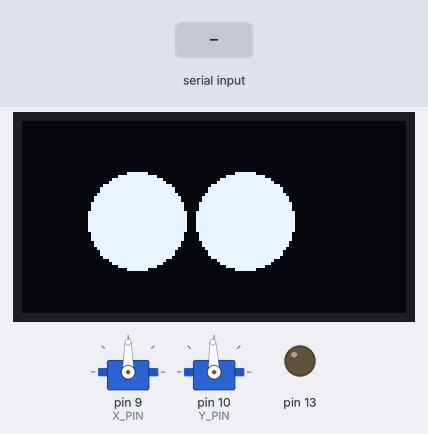
A sketch run on a simulated Arduino Uno, built with avr-gcc and run on an emulated ATmega328P. Parts: 128×64 one-colour display, 2 × servo, output pins drawn as LEDs (lit = HIGH). Inputs (shaded band) come from the test bench. Random numbers use the default seed unless the sketch sets one; what the sketch prints to the serial monitor is not drawn.

Above: at 3.9 s.
4.0 s: "Move:10,-20\n" received over Serial
5.5 s: "Move:10,-20\n" received over Serial
At 6.6 s:
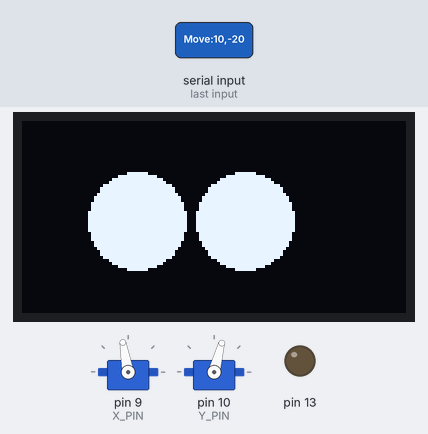
8.5 s: "sleep:1\n" received over Serial
11.5 s: "sleep:150\n" received over Serial
At 17.5 s:
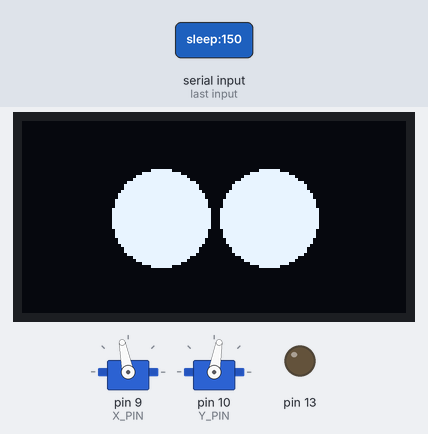
Timing chart, 0 to 18.3 s (numbered marks = the images above; inputs shaded):
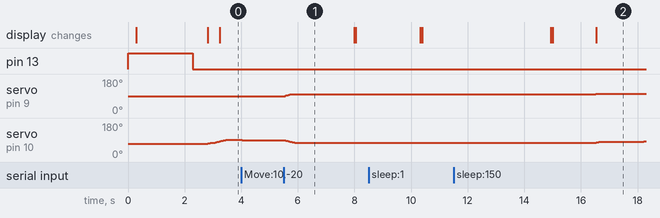

Measured:
- after the input at 5.5 s, servo on pin 9 (X_PIN): moves from 90° to 100° over 0.23 s, starting after 0.05 s; servo on pin 10 (Y_PIN): moves from 90° to 75° over 0.37 s, starting after 0.05 s

The sketch:

simple_robot.ino
```cpp
#include <Arduino.h>
#include <Wire.h>
#include <Servo.h>
#include <Adafruit_SSD1306.h>

#include "common.h"
#include "emoji.h"
#include "head.h"

// --- Global Instances ---
Adafruit_SSD1306 display(SCREEN_WIDTH, SCREEN_HEIGHT, &Wire, OLED_RESET);
Servo servo_x;
Servo servo_y;

// --- Communication ---
String inputString = "";
bool stringComplete = false;

// --- Idle State ---
unsigned long last_cmd_time = 0;
const unsigned long IDLE_TIMEOUT = 5000;
bool is_idle = true; // Start in idle

// --- Saccade State ---
unsigned long last_saccade_time = 0;
int saccade_interval = 3000;

void setup() {
  // Step 0: LED Debug (Check MCU Liveness)
  pinMode(13, OUTPUT);
  digitalWrite(13, HIGH); // LED ON = Booting

  // Step 1: Serial & Screen Init
  Serial.begin(115200);
  setup_emoji();

  // Step 2: Visual Feedback
  display.clearDisplay();
  display.setCursor(0, 0);
  display.println(F("System Init..."));
  display.display();

  // Step 3: Power Stabilization (Charge capacitors)
  delay(2000);
  digitalWrite(13, LOW); // LED OFF = Power Stable, Moving Servos

  // Step 4: Staggered Servo Start (Prevent Brown-out)
  // X Axis First
  servo_x.attach(X_PIN);
  servo_x.write(90);
  delay(500); // Wait for X current to settle

  // Y Axis Second
  servo_y.attach(Y_PIN);
  servo_y.write(70); // 70 is safe angle

  // Sync Internal State (Limits & Position)
  head_trim(0, 0);   // Forces update_limits()
  head_test(90, 70); // Syncs current_x/y variables

  Serial.println(F("Robot Ready"));
  inputString.reserve(50);
  last_cmd_time = millis();
}

void parseCommand(String cmd) {
  cmd.trim();

  if (cmd.startsWith("Move:")) {
    // Move:10,-20 (Relative or Absolute? Let's assume absolute target for simplicity in new logic,
    // OR relative if that's what the python app sends. The previous code did relative constrain.
    // Let's stick to the previous behavior: Python sent offsets?
    // Previous code: moveServos(xStr.toInt(), yStr.toInt()) which did current + off.
    // Let's support Absolute for better control or Relative?
    // Let's assume the Python script sends RELATIVE offsets as per previous "Move:10,-20".

    int firstColon = cmd.indexOf(':');
    int comma = cmd.indexOf(',');
    if (firstColon > 0 && comma > firstColon) {
      int dx = cmd.substring(firstColon + 1, comma).toInt();
      int dy = cmd.substring(comma + 1).toInt();

      // Get current target, add offset, set new target
      // We need to access current target from head?
      // Or just get current pos.
      // Better to have head_move_rel exposed?
      // For now, let's just get current position and add.
      head_set_target(head_get_x() + dx, head_get_y() + dy);
    }
  }
  else if (cmd.startsWith("Emoji:")) {
    String name = cmd.substring(cmd.indexOf(':') + 1);
    set_mood(name);
  } else if (cmd.startsWith("Test:")) {
    // Test:90,90
    int firstColon = cmd.indexOf(':');
    int comma = cmd.indexOf(',');
    if (firstColon > 0 && comma > firstColon) {
      int tx = cmd.substring(firstColon + 1, comma).toInt();
      int ty = cmd.substring(comma + 1).toInt();
      head_test(tx, ty);
      Serial.print(F("Test Angle: "));
      Serial.print(tx);
      Serial.print(",");
      Serial.println(ty);
    }
  } else if (cmd.startsWith("Trim:")) {
    // Trim:0,-10
    int firstColon = cmd.indexOf(':');
    int comma = cmd.indexOf(',');
    if (firstColon > 0 && comma > firstColon) {
      int tx = cmd.substring(firstColon + 1, comma).toInt();
      int ty = cmd.substring(comma + 1).toInt();
      head_trim(tx, ty);
      Serial.print(F("Trim Applied: "));
      Serial.print(tx);
      Serial.print(",");
      Serial.println(ty);
    }
  }
}

void idle_behavior() {
  unsigned long now = millis();

  // 1. Breathing (Sine Wave)
  // Period 3s = 3000ms. 2PI in 3000ms.
  float angle = (now % 3000) / 3000.0 * 2.0 * PI;
  int y_offset = 3 * sin(angle); // Amplitude +/- 3 degrees
  head_set_breathing(y_offset);

  // 2. Saccades (Random Glances)
  if (now - last_saccade_time > saccade_interval) {
    last_saccade_time = now;
    saccade_interval = random(2000, 6000);

    // 30% chance to move head, 70% chance to just move eyes
    int r = random(0, 100);

    if (r < 30) {
      // Move Head slightly
      int rand_x = X_CENTER + random(-15, 16);
      int rand_y = Y_CENTER + random(-10, 11);
      head_set_target(rand_x, rand_y);
      // Reset eyes
      look_at(0, 0);
    } else {
      // Just move eyes
      int ex = random(-10, 11);
      int ey = random(-5, 6);
      look_at(ex, ey);
      // Center head slowly
      head_set_target(X_CENTER, Y_CENTER);
    }
  }
}

void loop() {
  // 1. Serial Input (Non-blocking)
  while (Serial.available()) {
    char inChar = (char)Serial.read();
    inputString += inChar;
    if (inChar == '\n') {
      stringComplete = true;
    }
  }

  if (stringComplete) {
    parseCommand(inputString);
    inputString = "";
    stringComplete = false;
    last_cmd_time = millis();

    if (is_idle) {
      is_idle = false;
      set_mood("normal");
      head_set_breathing(0); // Stop breathing offset
      head_set_target(X_CENTER, Y_CENTER);
      Serial.println(F("Wakeup"));
    }
  }

  // 2. Idle Check
  if (!is_idle && (millis() - last_cmd_time > IDLE_TIMEOUT)) {
    is_idle = true;
    set_mood("normal");
    Serial.println(F("Idle"));
  }

  // 3. Logic Update
  if (is_idle) {
    idle_behavior();
  }

  // 4. Hardware Update (Animation & Servo)
  head_update();
  emoji_update();
}
```

common.h
```cpp
#ifndef COMMON_H
#define COMMON_H

#include <Arduino.h>

// --- OLED Settings ---
#define SCREEN_WIDTH 128
#define SCREEN_HEIGHT 64  // Fixed for 0.96" OLED
#define OLED_RESET -1
#define SCREEN_ADDRESS 0x3C

// --- Servo Settings ---
#define X_PIN 9
#define Y_PIN 10
#define STEP 1
#define SERVO_DELAY 10
#define X_OFFSET 20
#define Y_OFFSET 15

// --- Global Variables (Extern) ---
extern int X_CENTER;
extern int Y_CENTER;
extern int X_MIN;
extern int X_MAX;
extern int Y_MIN;
extern int Y_MAX;

#endif
```

emoji.cpp
```cpp
#include "emoji.h"

// --- Visual Constants ---
const int EYE_RADIUS = 16;         // Big round eyes
const int EYE_SPACING = 36;        // Distance between centers
const int CENTER_X = 64;
const int CENTER_Y = 32;

// --- State Variables ---
String current_mood = "normal";
int gaze_x = 0; // -15 to 15
int gaze_y = 0; // -10 to 10

// Blink State
unsigned long last_blink_time = 0;
int blink_interval = 3000; // Randomize this later
bool is_blinking = false;
int blink_phase = 0; // 0: Open, 1: Closing, 2: Closed, 3: Opening

// Sleep Animation State
int zzz_frame = 0;
unsigned long last_zzz_time = 0;

void setup_emoji() {
  // Use SSD1306_SWITCHCAPVCC to generate display voltage from 3.3V internally
  // Lower frequency to 100kHz for stability against servo noise
  Wire.setClock(100000);

  // Robust Allocation Strategy: Try 0x3C first, then 0x3D
  if (!display.begin(SSD1306_SWITCHCAPVCC, 0x3C)) {
    Serial.println(F("Address 0x3C failed, trying 0x3D..."));
    if (!display.begin(SSD1306_SWITCHCAPVCC, 0x3D)) {
       Serial.println(F("[FATAL] SSD1306 Allocation Failed on both addresses."));
       return;
    } else {
       Serial.println(F("SSD1306 found at 0x3D"));
    }
  } else {
     Serial.println(F("SSD1306 found at 0x3C"));
  }

  // Force Display ON immediately
  display.ssd1306_command(SSD1306_DISPLAYON);

  // Set Color Early
  display.setTextColor(SSD1306_WHITE);
  display.setTextSize(2);

  // Safety Clear
  display.clearDisplay();
  display.display();

  delay(100); // Wait for screen power

  // Brutal Clear: Fill screen with black to overwrite any random RAM noise
  display.fillScreen(SSD1306_BLACK);
  display.display();
  delay(50);

  // Clear again via standard method
  display.clearDisplay();
  display.display();

  Serial.println(F("SSD1306 is Ready (Force ON)."));

  // REMOVED: display.dim(true) - causing black screen issues
}

void draw_eye_shape(int x, int y, int r, int h_squeeze) {
  // Helper to draw eyes with squeeze (for blinking)
  if (h_squeeze <= 0) {
    // Closed - Draw line
    display.drawLine(x - r, y, x + r, y, SSD1306_WHITE);
    display.drawLine(x - r, y+1, x + r, y+1, SSD1306_WHITE); // Thicker
  } else if (h_squeeze >= r) {
    // Open - Circle
    display.fillCircle(x, y, r, SSD1306_WHITE);
  } else {
    // Ellipse (Simulated by filled round rect or multiple circles? SSD1306 doesn't have fillEllipse)
    // We can use fillRoundRect for oval-ish shape or draw multiple lines
    // Better: fillCircle and clear top/bottom? No.
    // Use fillRect? No.
    // Let's use fillCircle with radius r, but constrained by height?
    // Actually, simple scaling:
    // Adafruit GFX doesn't support scaling.
    // We will draw a flattened circle using lines for performance or just fillRect with rounded corners.
    // Let's use fillRoundRect which looks like an ellipse if w > h
    display.fillRoundRect(x - r, y - h_squeeze, r * 2, h_squeeze * 2, h_squeeze, SSD1306_WHITE);
  }
}

void draw_happy_eye(int x, int y) {
  // Inverted Crescent ^
  // Method: Draw White Circle, Mask Bottom with Black Circle
  // Or: Draw two lines for simple ^
  // High quality: White Circle (R) at (x, y), Black Circle (R-2) at (x, y+3)
  // But we want ^ shape which is an arch.
  // Draw White Circle
  display.fillCircle(x, y, EYE_RADIUS, SSD1306_WHITE);
  // Mask bottom part to make it an arch
  display.fillCircle(x, y + 5, EYE_RADIUS - 2, SSD1306_BLACK); // Shifted down mask
  // Mask bottom flatly?
  display.fillRect(x - EYE_RADIUS, y + 5, EYE_RADIUS * 2, EYE_RADIUS, SSD1306_BLACK);
}

void draw_zzz() {
  if (millis() - last_zzz_time > 500) {
    zzz_frame = (zzz_frame + 1) % 3;
    last_zzz_time = millis();
  }

  int start_x = 100;
  int start_y = 20;

  if (zzz_frame >= 0) display.setCursor(start_x, start_y);
  if (zzz_frame == 0) display.print("z");

  if (zzz_frame >= 1) display.setCursor(start_x + 8, start_y - 8);
  if (zzz_frame == 1) display.print("Z");

  if (zzz_frame >= 2) display.setCursor(start_x + 16, start_y - 16);
  if (zzz_frame == 2) display.print("Z");
}

void emoji_update() {
  display.clearDisplay();

  int lx = CENTER_X - EYE_SPACING / 2 + gaze_x;
  int rx = CENTER_X + EYE_SPACING / 2 + gaze_x;
  int ly = CENTER_Y + gaze_y;
  int ry = CENTER_Y + gaze_y;

  // --- Mood Handling ---
  if (current_mood == "sleep") {
    // Sleep: Closed eyes + Zzz
    draw_eye_shape(lx, ly, EYE_RADIUS, 0); // Closed
    draw_eye_shape(rx, ry, EYE_RADIUS, 0); // Closed
    draw_zzz();
  }
  else if (current_mood == "happy") {
    draw_happy_eye(lx, ly);
    draw_happy_eye(rx, ry);
  }
  else if (current_mood == "confused") {
    // Left eye big, Right eye small
    display.fillCircle(lx, ly, EYE_RADIUS, SSD1306_WHITE);
    display.fillCircle(rx, ry, EYE_RADIUS / 2, SSD1306_WHITE);
    // Maybe one eyebrow raised?
    display.drawLine(lx - 10, ly - 20, lx + 10, ly - 25, SSD1306_WHITE);
  }
  else {
    // Normal / Blinking
    // Handle Blinking Logic
    if (!is_blinking) {
      if (millis() - last_blink_time > blink_interval) {
        is_blinking = true;
        blink_phase = 1;
        blink_interval = random(2000, 5000); // Next blink time
      }
    }

    int current_h = EYE_RADIUS;

    if (is_blinking) {
      if (blink_phase == 1) { // Closing
        current_h = 4; // Almost closed
        blink_phase = 2;
      } else if (blink_phase == 2) { // Closed
        current_h = 0;
        blink_phase = 3;
      } else if (blink_phase == 3) { // Opening
        current_h = EYE_RADIUS;
        blink_phase = 0;
        is_blinking = false;
        last_blink_time = millis();
      }
    }

    draw_eye_shape(lx, ly, EYE_RADIUS, current_h);
    draw_eye_shape(rx, ry, EYE_RADIUS, current_h);
  }

  display.display();
}

void set_mood(String mood) {
  current_mood = mood;
  // Reset blink if normal
  if (mood == "normal") {
    last_blink_time = millis();
    is_blinking = false;
  }
}

void look_at(int x, int y) {
  gaze_x = x;
  gaze_y = y;
}
```

emoji.h
```cpp
#ifndef EMOJI_H
#define EMOJI_H

#include <Adafruit_SSD1306.h>
#include "common.h"

extern Adafruit_SSD1306 display;

// Init
void setup_emoji();

// Core Update Loop
void emoji_update();

// Control API
void set_mood(String mood); // happy, sleep, confused, normal
void look_at(int x, int y); // Move eyes relative to center (-10 to 10)

#endif
```

head.cpp
```cpp
#include "head.h"

// --- Servo Settings ---
int X_CENTER = 90;
int Y_CENTER = 90;
int X_MIN = 0; // Calculated in setup
int X_MAX = 180;
int Y_MIN = 0;
int Y_MAX = 180;

// State Variables
float current_x = 90.0;
float current_y = 70.0; // Start slightly down
int target_x = 90;
int target_y = 70;
int breathing_offset_y = 0;

unsigned long last_move_time = 0;
int move_interval = 10; // ms between steps (controls speed)
float move_step = 1.0;  // degrees per step

void update_limits() {
  X_MIN = X_CENTER - X_OFFSET;
  X_MAX = X_CENTER + X_OFFSET;
  Y_MIN = Y_CENTER - Y_OFFSET;
  Y_MAX = Y_CENTER + Y_OFFSET;
}

void setup_head() {
  // Use safe setup instead
  setup_head_safe();
}

void setup_head_safe() {
  // Safe Init Sequence
  servo_x.detach();
  servo_y.detach();
  delay(500); // Wait for power to stabilize

  servo_x.attach(X_PIN);
  servo_y.attach(Y_PIN);

  // Update limits based on initial center
  update_limits();

  // Initial Position (Safe Anti-Stall Angle)
  // 70 degrees is usually "looking down" slightly, away from the 90+ back limit
  servo_x.write(90);
  servo_y.write(70);

  current_x = 90;
  current_y = 70;
  target_x = 90;
  target_y = 70;
}

void head_set_target(int x, int y) {
  target_x = constrain(x, X_MIN, X_MAX);
  target_y = constrain(y, Y_MIN, Y_MAX);
}

void head_test(int x, int y) {
  // Emergency: Force write
  servo_x.write(x);
  servo_y.write(y);

  // Update state to prevent "jump back"
  current_x = x;
  current_y = y;
  target_x = x;
  target_y = y;
}

void head_trim(int x_offset, int y_offset) {
  X_CENTER += x_offset;
  Y_CENTER += y_offset;
  update_limits(); // Recalculate safe range
}

void head_set_speed(int delay_ms) {
  move_interval = delay_ms;
}

void head_set_breathing(int y_offset) {
  breathing_offset_y = y_offset;
}

void head_update() {
  if (millis() - last_move_time >= move_interval) {
    last_move_time = millis();

    // Smooth movement logic (Linear Interpolation)
    // X Axis
    if (abs(current_x - target_x) > 0.5) {
      if (current_x < target_x) current_x += move_step;
      else current_x -= move_step;
      servo_x.write((int)current_x);
    }

    // Y Axis (Base + Breathing)
    int final_target_y = target_y + breathing_offset_y;
    final_target_y = constrain(final_target_y, Y_MIN, Y_MAX);

    if (abs(current_y - final_target_y) > 0.5) {
      if (current_y < final_target_y) current_y += move_step;
      else current_y -= move_step;
      servo_y.write((int)current_y);
    }
  }
}

void head_center() {
  head_set_target(X_CENTER, Y_CENTER);
}

int head_get_x() { return (int)current_x; }
int head_get_y() { return (int)current_y; }
```

head.h
```cpp
#ifndef HEAD_H
#define HEAD_H

#include <Servo.h>
#include "common.h"

extern Servo servo_x;
extern Servo servo_y;

// Initialize
void setup_head();
void setup_head_safe(); // Explicit safe setup

// Core Update Loop (Must call in loop)
void head_update();

// Control API
void head_set_target(int x, int y); // Set absolute target angle
void head_set_speed(int delay_ms);  // Set speed (lower is faster)
void head_set_breathing(int y_offset); // Additive offset for breathing

// Emergency & Calibration
void head_test(int x, int y); // Force write angle (bypass smoothing)
void head_trim(int x_offset, int y_offset); // Adjust center point

// Legacy/Convenience
void head_center();
int head_get_x();
int head_get_y();

#endif
```
